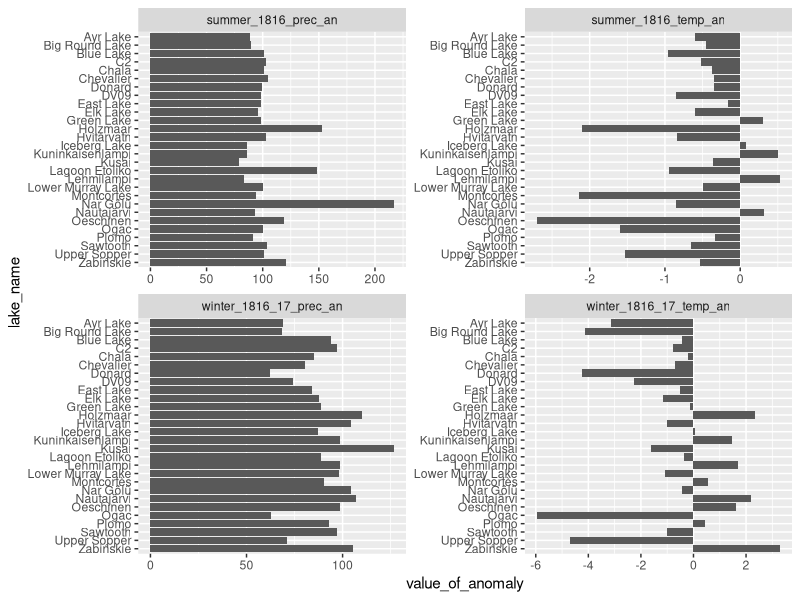
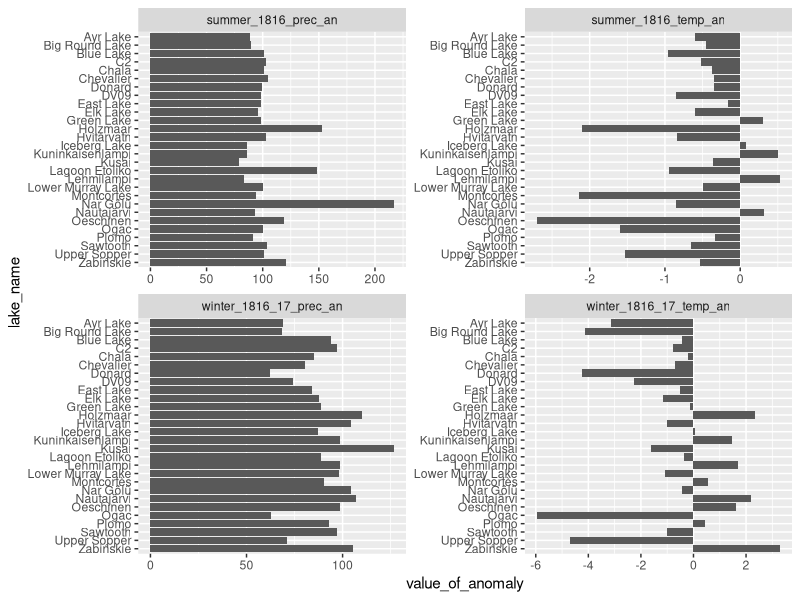
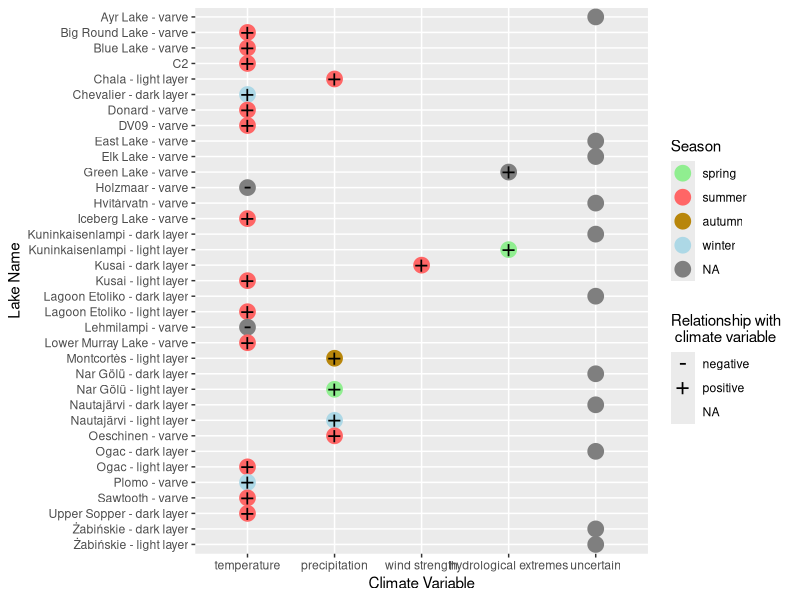
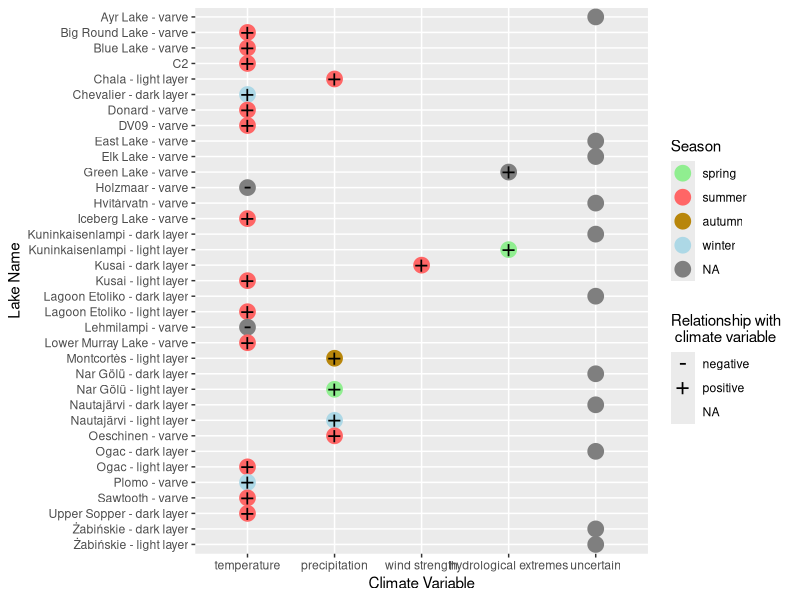

Generate these figures, in order, with R:
library(tidyverse)
library(ggrepel)
#plot anomalies------
full_ds_an <- read_csv("data/full_ds_an.csv") %>% 
  pivot_longer(cols = summer_1816_temp_an:winter_1816_17_prec_an,
               names_to = "anomaly", values_to = "value_of_anomaly") %>% 
  mutate(unit4anomaly = ifelse(anomaly == "summer_1816_temp_an" | anomaly == "winter_1816_17_temp_an", "°C", "%"),
         lake_name = factor(lake_name, levels = sort(unique(lake_name), decreasing = TRUE)))

anomalies_plot <- ggplot(full_ds_an, aes(y = lake_name, x = value_of_anomaly)) + #tutaj mozna zrobic osobno ploty dla temperatury i opadu, zeby utrzymac te same skale; inaczej jest wrazenie, ze sie rozjezdza 
  geom_col() +
  facet_wrap(.~ anomaly, scales = "free")

ggsave(filename = "figures/anomalies_plot.svg",
       plot = anomalies_plot,
       device = "svg")
ggsave(filename = "figures/anomalies_plot.pdf",
       plot = anomalies_plot,
       width = 12.5,
       height = 10,
       device = "pdf")

#plot varve links to climate-------
varve2climate <- tribble(
  ~lake_name, ~climate_var, ~relation, ~season, ~strength, ~other_drivers, ~comment,
  "Ayr Lake - varve", "uncertain", NA, NA, NA, NA, NA,
  "Big Round Lake - varve", "temperature", "positive", "summer", "r = 0.46", NA, NA,
  "Blue Lake - varve", "temperature", "positive", "summer", "r2 = 0.31", NA, NA,
  "C2", "temperature", "positive", "summer", NA, NA, "association of varve thickness with summer temperature follows Hardy et al. (1996)",
  "Chala - light layer", "precipitation", "positive", "summer", NA, "wind", "strong relationship with ENSO; thick - light layer layer = La ninia",
#  "Chala - dark layer", "uncertain", NA, "various", NA, NA, NA,
  "Chevalier - dark layer", "temperature", "positive", "winter", "r = 0.71", "snowmelt", "r corresponds to nival units",
#  "Czechowskie", "uncertain", NA, NA, NA, NA, NA,
  "Donard - varve", "temperature", "positive", "summer", "r = 0.57", NA, NA,
  "DV09 - varve", "temperature", "positive", "summer", NA, NA, "correlation with instrumental data was weak, but met station is distant",
  "East Lake - varve", "uncertain", NA, "various", NA, "snow depth", "correlation with many variables was tested; no variable have dominating significance",
  "Elk Lake - varve", "uncertain", NA, NA, NA, NA, "no information on varve thickness data in the text",
  "Green Lake - varve", "hydrological extremes", "positive", "various", NA, "glacier recession", NA, 
  "Holzmaar - varve", "temperature", "negative", "various", "various", "precipitation", "see jpg for correlations",
  "Hvítárvatn - varve", "uncertain", NA, NA, NA, "rate of glacia erosion", NA,
  "Iceberg Lake - varve", "temperature", "positive", "summer", "weak", "lake levels; glacier dynamics", NA,
#  "Kenai", "hydrological extremes", "positive", NA, NA, NA, NA,
"Kuninkaisenlampi - dark layer", "uncertain", NA, NA, NA, NA, NA,
"Kuninkaisenlampi - light layer", "hydrological extremes", "positive", "spring", NA, NA, NA,
"Kusai - dark layer", "wind strength", "positive", "summer", NA, NA, "wind strength is modulated by Siberian High",
  "Kusai - light layer", "temperature", "positive", "summer", NA, NA, NA,
"Lagoon Etoliko - dark layer", "uncertain", NA, NA, NA, "productivity", NA,  
  "Lagoon Etoliko - light layer", "temperature", "positive", "summer", NA, "productivity", NA,
  "Lehmilampi - varve", "temperature", "negative", "various", NA, "erosion", NA,
  "Lower Murray Lake - varve", "temperature", "positive", "summer", NA, NA, NA,
  "Montcortès - light layer", "precipitation", "positive", "autumn", "r = 0.428", "temperature, and precipitation in other months", NA,
"Nar Gölü - dark layer", "uncertain", NA, NA, NA, "productivity", NA,
  "Nar Gölü - light layer", "precipitation", "positive", "spring", NA, "evaporation", NA,
"Nautajärvi - dark layer", "uncertain", NA, NA, NA, NA, NA,
  "Nautajärvi - light layer", "precipitation", "positive", "winter", NA, "winter temperature", NA,
  "Oeschinen - varve", "precipitation", "positive", "summer", "r = 0.6", NA, NA,
"Ogac - dark layer", "uncertain", NA, "various", NA, NA, "a consequence of late summer/fall precipitation as well as of spring/early summer temperature",
  "Ogac - light layer", "temperature", "positive", "summer", "uncertain", "melting degree days etc.", "many variables related to summer thermal conditions can be important; no regression on instrumental data has been done",
   "Plomo - varve", "temperature", "positive", "winter", NA, NA, "the lake is glacier fed and depends on amount of material delivered with a meltwater; boreal winter is austral summer!",
  "Sawtooth - varve", "temperature", "positive", "summer", "r = 0.16", "melting degree-days r = 0.27", NA,
#  "Skilak", "hydrological extremes", "positive", NA, NA, NA, NA,
  "Upper Sopper - dark layer", "temperature", "positive", "summer", "r = 0.82", NA, NA,
"Żabińskie - dark layer", "uncertain", NA, NA, NA, NA, NA,
  "Żabińskie - light layer", "uncertain", NA, NA, NA, NA, NA
) %>% #by season I mean boreal season
  mutate(across(1:7, as.factor),
         climate_var = factor(climate_var, levels = c("temperature", "precipitation", "wind strength",
                                                     "hydrological extremes", "uncertain")),
         season = factor(season, levels = c("spring", "summer", "autumn", "winter")),
         lake_name = factor(lake_name, levels = sort(lake_name, decreasing = TRUE))
         )

varve2climate_plot <- ggplot(varve2climate) +
  geom_point(aes(x = climate_var, y = lake_name, color = season), size = 5) +
  geom_point(aes(x = climate_var, y = lake_name, shape = relation), size = 6) +
  scale_color_manual(values = c("summer" = "#FF6666", "autumn" = "#B8860B", "winter" = "lightblue", "spring" = "lightgreen")) +
  scale_shape_manual(values = c("negative" = 45, "positive" = 43)) +
  labs(
    x = "Climate Variable",
    y = "Lake Name",
    color = "Season",
    shape = "Relationship with \n climate variable"
  )

ggsave(filename = "figures/varve2climate_plot.svg",
       plot = varve2climate_plot,
       device = "svg")
ggsave(filename = "figures/varve2climate_plot.pdf",
       plot = varve2climate_plot,
       width = 8,
       height = 10,
       device = "pdf")